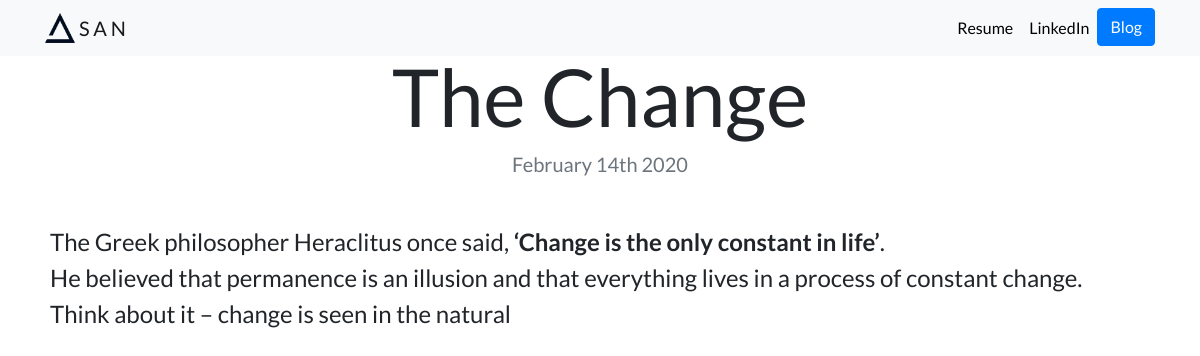
The app's page /blog/4/ with its own data.
### Blog/models.py (models this page shows, shortened)
class Blog(models.Model):
    title=models.CharField(max_length=100)
    description=models.CharField(max_length=1000)
    date=models.DateField()

### Blog/views.py (the view)
# urls.py: path('<int:blog_id>/', views.detail,name='detail' ),
def detail(request,blog_id):
    blog=get_object_or_404(Blog,pk=blog_id)
    return render(request,'blogs/details.html',{'blog':blog})

### Blog/templates/blogs/details.html
{%extends 'portfolio/base.html'%}
{%load static%}
{%block content%}
<h1 class="text-center mt-5" id="blogdetailtitle">{{blog.title}}</h1>
<h5 class="text-center text-muted mb-5">{{blog.date|date:'F jS Y'}}</h5>
<div id="textdetail"  >
{{ blog.description|safe }}
</div>
{%endblock%}

### Portfolio/static/portfolio/custom.css (style rules this page uses)
body { font-family: 'Lato', sans-serif; }
@media (min-width: 992px) { #blogdetailtitle { font-size: 5rem; } }
#textdetail { text-align: left; font-size: x-large; margin-left: 50px; margin-right: 50px; }

### Portfolio/templates/portfolio/base.html (style rules this page uses)
body { margin: 0; }

### records on screen
Blog: title "The Change", date "February 14th 2020", description "The Greek philosopher Heraclitus once said, ‘Change is the only constant in life’ . He believed that permanence is an illusion and that everything lives in a process of constant change. Think about it – change is seen in the natural"
